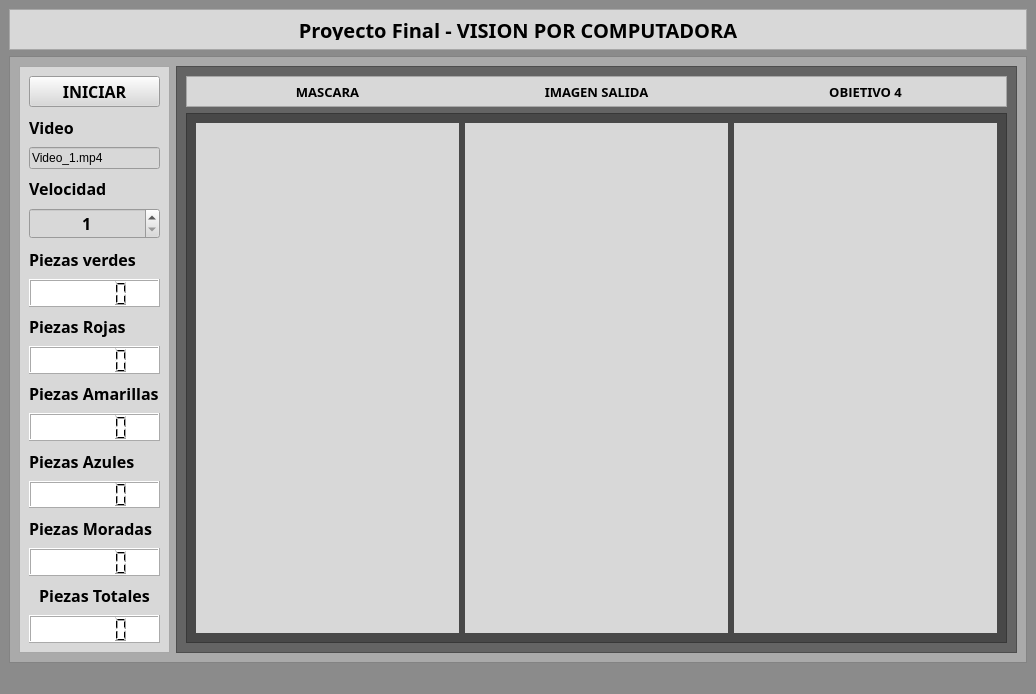
<?xml version="1.0" encoding="UTF-8"?>
<ui version="4.0">
 <class>MainWindow</class>
 <widget class="QMainWindow" name="MainWindow">
  <property name="geometry">
   <rect>
    <x>0</x>
    <y>0</y>
    <width>1036</width>
    <height>694</height>
   </rect>
  </property>
  <property name="windowTitle">
   <string>MainWindow</string>
  </property>
  <property name="styleSheet">
   <string notr="true">background-color: rgb(139, 139, 139);</string>
  </property>
  <widget class="QWidget" name="centralwidget">
   <layout class="QVBoxLayout" name="verticalLayout">
    <item>
     <widget class="QFrame" name="frame_2">
      <property name="maximumSize">
       <size>
        <width>16777215</width>
        <height>41</height>
       </size>
      </property>
      <property name="styleSheet">
       <string notr="true">background-color: rgb(216, 216, 216);</string>
      </property>
      <property name="frameShape">
       <enum>QFrame::StyledPanel</enum>
      </property>
      <property name="frameShadow">
       <enum>QFrame::Raised</enum>
      </property>
      <layout class="QHBoxLayout" name="horizontalLayout">
       <item>
        <widget class="QLabel" name="label">
         <property name="font">
          <font>
           <family>Arial Black</family>
           <pointsize>15</pointsize>
           <weight>75</weight>
           <bold>true</bold>
          </font>
         </property>
         <property name="text">
          <string>Proyecto Final - VISION POR COMPUTADORA</string>
         </property>
         <property name="alignment">
          <set>Qt::AlignCenter</set>
         </property>
        </widget>
       </item>
      </layout>
     </widget>
    </item>
    <item>
     <widget class="QFrame" name="frame_5">
      <property name="styleSheet">
       <string notr="true">background-color: rgb(170, 170, 170);</string>
      </property>
      <property name="frameShape">
       <enum>QFrame::StyledPanel</enum>
      </property>
      <property name="frameShadow">
       <enum>QFrame::Raised</enum>
      </property>
      <layout class="QHBoxLayout" name="horizontalLayout_4">
       <item>
        <widget class="QFrame" name="frame_3">
         <property name="maximumSize">
          <size>
           <width>151</width>
           <height>591</height>
          </size>
         </property>
         <property name="styleSheet">
          <string notr="true">background-color: rgb(216, 216, 216);</string>
         </property>
         <property name="frameShape">
          <enum>QFrame::StyledPanel</enum>
         </property>
         <property name="frameShadow">
          <enum>QFrame::Raised</enum>
         </property>
         <layout class="QVBoxLayout" name="verticalLayout_3">
          <item>
           <widget class="QPushButton" name="btnIniciar">
            <property name="font">
             <font>
              <family>Arial Black</family>
              <pointsize>12</pointsize>
              <weight>75</weight>
              <bold>true</bold>
             </font>
            </property>
            <property name="text">
             <string>INICIAR</string>
            </property>
           </widget>
          </item>
          <item>
           <widget class="QLabel" name="label_2">
            <property name="font">
             <font>
              <family>Arial Black</family>
              <pointsize>12</pointsize>
              <weight>75</weight>
              <bold>true</bold>
             </font>
            </property>
            <property name="text">
             <string>Video</string>
            </property>
           </widget>
          </item>
          <item>
           <widget class="QLineEdit" name="rutaVideo">
            <property name="text">
             <string>Video_1.mp4</string>
            </property>
           </widget>
          </item>
          <item>
           <widget class="QLabel" name="label_3">
            <property name="font">
             <font>
              <family>Arial Black</family>
              <pointsize>12</pointsize>
              <weight>75</weight>
              <bold>true</bold>
             </font>
            </property>
            <property name="text">
             <string>Velocidad</string>
            </property>
           </widget>
          </item>
          <item>
           <widget class="QSpinBox" name="velocidad">
            <property name="font">
             <font>
              <family>Arial Black</family>
              <pointsize>12</pointsize>
              <weight>75</weight>
              <bold>true</bold>
             </font>
            </property>
            <property name="alignment">
             <set>Qt::AlignCenter</set>
            </property>
            <property name="minimum">
             <number>1</number>
            </property>
           </widget>
          </item>
          <item>
           <widget class="QLabel" name="label_8">
            <property name="font">
             <font>
              <family>Arial Black</family>
              <pointsize>12</pointsize>
              <weight>75</weight>
              <bold>true</bold>
             </font>
            </property>
            <property name="text">
             <string>Piezas verdes</string>
            </property>
           </widget>
          </item>
          <item>
           <widget class="QLCDNumber" name="lcdVerde">
            <property name="styleSheet">
             <string notr="true">background-color: rgb(255, 255, 255);</string>
            </property>
           </widget>
          </item>
          <item>
           <widget class="QLabel" name="label_9">
            <property name="font">
             <font>
              <family>Arial Black</family>
              <pointsize>12</pointsize>
              <weight>75</weight>
              <bold>true</bold>
             </font>
            </property>
            <property name="text">
             <string>Piezas Rojas</string>
            </property>
           </widget>
          </item>
          <item>
           <widget class="QLCDNumber" name="lcdRojo">
            <property name="styleSheet">
             <string notr="true">background-color: rgb(255, 255, 255);</string>
            </property>
           </widget>
          </item>
          <item>
           <widget class="QLabel" name="label_10">
            <property name="font">
             <font>
              <family>Arial Black</family>
              <pointsize>12</pointsize>
              <weight>75</weight>
              <bold>true</bold>
             </font>
            </property>
            <property name="text">
             <string>Piezas Amarillas</string>
            </property>
           </widget>
          </item>
          <item>
           <widget class="QLCDNumber" name="lcdAmarillo">
            <property name="styleSheet">
             <string notr="true">background-color: rgb(255, 255, 255);</string>
            </property>
           </widget>
          </item>
          <item>
           <widget class="QLabel" name="label_11">
            <property name="font">
             <font>
              <family>Arial Black</family>
              <pointsize>12</pointsize>
              <weight>75</weight>
              <bold>true</bold>
             </font>
            </property>
            <property name="text">
             <string>Piezas Azules</string>
            </property>
           </widget>
          </item>
          <item>
           <widget class="QLCDNumber" name="lcdAzul">
            <property name="styleSheet">
             <string notr="true">background-color: rgb(255, 255, 255);</string>
            </property>
           </widget>
          </item>
          <item>
           <widget class="QLabel" name="label_12">
            <property name="font">
             <font>
              <family>Arial Black</family>
              <pointsize>12</pointsize>
              <weight>75</weight>
              <bold>true</bold>
             </font>
            </property>
            <property name="text">
             <string>Piezas Moradas</string>
            </property>
           </widget>
          </item>
          <item>
           <widget class="QLCDNumber" name="lcdMorado">
            <property name="styleSheet">
             <string notr="true">background-color: rgb(255, 255, 255);</string>
            </property>
           </widget>
          </item>
          <item>
           <widget class="QLabel" name="label_4">
            <property name="font">
             <font>
              <family>Arial Black</family>
              <pointsize>12</pointsize>
              <weight>75</weight>
              <bold>true</bold>
             </font>
            </property>
            <property name="text">
             <string>Piezas Totales</string>
            </property>
            <property name="alignment">
             <set>Qt::AlignCenter</set>
            </property>
           </widget>
          </item>
          <item>
           <widget class="QLCDNumber" name="lcdNumber">
            <property name="font">
             <font>
              <family>Arial Black</family>
              <weight>75</weight>
              <bold>true</bold>
             </font>
            </property>
            <property name="styleSheet">
             <string notr="true">background-color: rgb(255, 255, 255);</string>
            </property>
           </widget>
          </item>
         </layout>
        </widget>
       </item>
       <item>
        <widget class="QFrame" name="frame">
         <property name="styleSheet">
          <string notr="true">background-color: rgb(100, 100, 100);</string>
         </property>
         <property name="frameShape">
          <enum>QFrame::StyledPanel</enum>
         </property>
         <property name="frameShadow">
          <enum>QFrame::Raised</enum>
         </property>
         <layout class="QVBoxLayout" name="verticalLayout_2">
          <item>
           <widget class="QFrame" name="frame_6">
            <property name="maximumSize">
             <size>
              <width>16777215</width>
              <height>31</height>
             </size>
            </property>
            <property name="styleSheet">
             <string notr="true">background-color: rgb(216, 216, 216);</string>
            </property>
            <property name="frameShape">
             <enum>QFrame::StyledPanel</enum>
            </property>
            <property name="frameShadow">
             <enum>QFrame::Raised</enum>
            </property>
            <layout class="QHBoxLayout" name="horizontalLayout_3">
             <item>
              <widget class="QLabel" name="label_5">
               <property name="font">
                <font>
                 <family>Arial Black</family>
                 <pointsize>10</pointsize>
                 <weight>75</weight>
                 <bold>true</bold>
                </font>
               </property>
               <property name="text">
                <string>MASCARA</string>
               </property>
               <property name="alignment">
                <set>Qt::AlignCenter</set>
               </property>
              </widget>
             </item>
             <item>
              <widget class="QLabel" name="label_6">
               <property name="font">
                <font>
                 <family>Arial Black</family>
                 <pointsize>10</pointsize>
                 <weight>75</weight>
                 <bold>true</bold>
                </font>
               </property>
               <property name="text">
                <string>IMAGEN SALIDA</string>
               </property>
               <property name="alignment">
                <set>Qt::AlignCenter</set>
               </property>
              </widget>
             </item>
             <item>
              <widget class="QLabel" name="label_7">
               <property name="font">
                <font>
                 <family>Arial Black</family>
                 <pointsize>10</pointsize>
                 <weight>75</weight>
                 <bold>true</bold>
                </font>
               </property>
               <property name="text">
                <string>OBJETIVO 4</string>
               </property>
               <property name="alignment">
                <set>Qt::AlignCenter</set>
               </property>
              </widget>
             </item>
            </layout>
           </widget>
          </item>
          <item>
           <widget class="QFrame" name="frame_4">
            <property name="styleSheet">
             <string notr="true">background-color: rgb(72, 72, 72);</string>
            </property>
            <property name="frameShape">
             <enum>QFrame::StyledPanel</enum>
            </property>
            <property name="frameShadow">
             <enum>QFrame::Raised</enum>
            </property>
            <layout class="QHBoxLayout" name="horizontalLayout_2">
             <item>
              <widget class="QLabel" name="mascara">
               <property name="styleSheet">
                <string notr="true">background-color: rgb(216, 216, 216);</string>
               </property>
               <property name="text">
                <string/>
               </property>
              </widget>
             </item>
             <item>
              <widget class="QLabel" name="imagenSalida">
               <property name="styleSheet">
                <string notr="true">background-color: rgb(216, 216, 216);</string>
               </property>
               <property name="text">
                <string/>
               </property>
              </widget>
             </item>
             <item>
              <widget class="QLabel" name="objetivo4">
               <property name="styleSheet">
                <string notr="true">background-color: rgb(216, 216, 216);</string>
               </property>
               <property name="text">
                <string/>
               </property>
              </widget>
             </item>
            </layout>
           </widget>
          </item>
         </layout>
        </widget>
       </item>
      </layout>
     </widget>
    </item>
   </layout>
  </widget>
  <widget class="QStatusBar" name="statusbar"/>
 </widget>
 <resources/>
 <connections/>
</ui>
